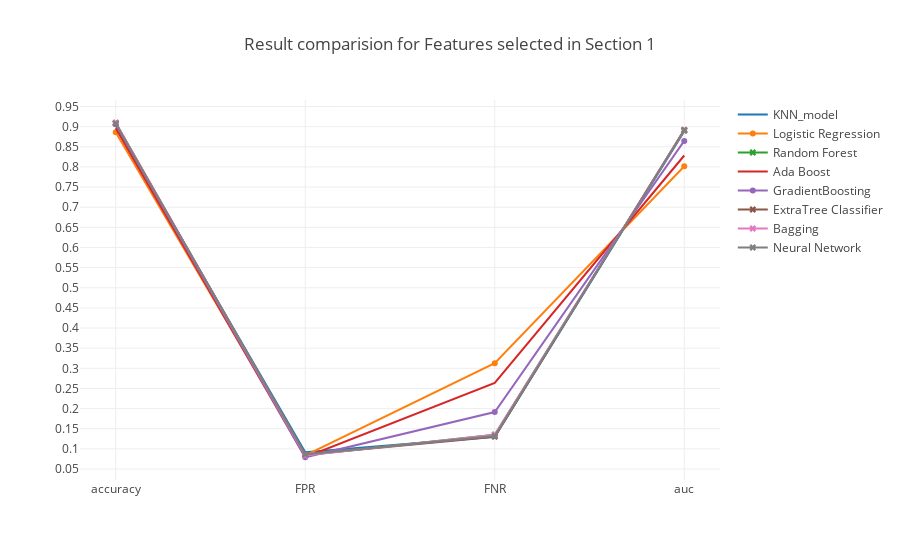

The cell this chart's notebook holds for it:
### Markdown cell above
### <a id='1.A' style="text-decoration : none; color : #000000;"> A Results</a>

### Code cell
trace0 = go.Scatter(x=table_80_50_test.iloc[0].index.values[[0,5,6,7]],
                    y=table_80_50_test.iloc[0].values[[0,5,6,7]],
                    mode = 'lines',
                    name = 'KNN_model')

trace1 = go.Scatter(x=table_80_50_test.iloc[1].index.values[[0,5,6,7]],
                    y=table_80_50_test.iloc[1].values[[0,5,6,7]],
                    mode = 'lines+markers',
                    name = 'Logistic Regression')

trace2 = go.Scatter(x=table_80_50_test.iloc[2].index.values[[0,5,6,7]],
                    y=table_80_50_test.iloc[2].values[[0,5,6,7]],
                    mode = 'lines+markers',marker=dict(symbol='x'),
                    name = 'Random Forest')


trace3 = go.Scatter(x=table_80_50_test.iloc[3].index.values[[0,5,6,7]],
                    y=table_80_50_test.iloc[3].values[[0,5,6,7]],
                    mode = 'lines',
                    name = 'Ada Boost')

trace4 = go.Scatter(x=table_80_50_test.iloc[4].index.values[[0,5,6,7]],
                    y=table_80_50_test.iloc[4].values[[0,5,6,7]],
                    mode = 'lines+markers',
                    name = 'GradientBoosting')

trace5 = go.Scatter(x=table_80_50_test.iloc[5].index.values[[0,5,6,7]],
                    y=table_80_50_test.iloc[5].values[[0,5,6,7]],
                    mode = 'lines+markers',marker=dict(symbol='x'),
                    name = 'ExtraTree Classifier')

trace6 = go.Scatter(x=table_80_50_test.iloc[6].index.values[[0,5,6,7]],
                    y=table_80_50_test.iloc[6].values[[0,5,6,7]],
                    mode = 'lines+markers',marker=dict(symbol='x'),
                    name = 'Bagging')

trace7 = go.Scatter(x=table_80_50_test.iloc[7].index.values[[0,5,6,7]],
                    y=table_80_50_test.iloc[7].values[[0,5,6,7]],
                    mode = 'lines+markers',marker=dict(symbol='x'),
                    name = 'Neural Network')



data = [trace0, trace1, trace2, trace3, trace4, trace5, trace6, trace7]
layout = go.Layout(yaxis=dict(tick0=0,dtick=0.05),title='Result comparision for Features selected in Section 1')
fig = go.Figure(data=data, layout=layout)

iplot(fig, filename='Result')

### Figure 1 — Plotly figure (JSON) as saved in the notebook; plotly's stock layout.template omitted (floating-point values rounded to 4 significant figures)
{"data": [{"mode": "lines", "name": "KNN_model", "type": "scatter", "uid": "9e13d5dd-c170-4130-a9a2-5f5f3ebce343", "x": ["accuracy", "FPR", "FNR", "auc"], "y": [0.9031, 0.09189, 0.1302, 0.889]}, {"mode": "lines+markers", "name": "Logistic Regression", "type": "scatter", "uid": "40ac859e-fcbd-4a0e-be96-040313762d9a", "x": ["accuracy", "FPR", "FNR", "auc"], "y": [0.8861, 0.08386, 0.3126, 0.8018]}, {"marker": {"symbol": "x"}, "mode": "lines+markers", "name": "Random Forest", "type": "scatter", "uid": "bb066744-159b-4c35-b2fd-16fa2e027b01", "x": ["accuracy", "FPR", "FNR", "auc"], "y": [0.9092, 0.08411, 0.1352, 0.8904]}, {"mode": "lines", "name": "Ada Boost", "type": "scatter", "uid": "98eb9cc7-789d-4c53-a44a-b2ac36051000", "x": ["accuracy", "FPR", "FNR", "auc"], "y": [0.8963, 0.07946, 0.2637, 0.8284]}, {"mode": "lines+markers", "name": "GradientBoosting", "type": "scatter", "uid": "c368a28d-ddd8-4c4d-9bb9-8cff10a4982a", "x": ["accuracy", "FPR", "FNR", "auc"], "y": [0.906, 0.07921, 0.1915, 0.8646]}, {"marker": {"symbol": "x"}, "mode": "lines+markers", "name": "ExtraTree Classifier", "type": "scatter", "uid": "5aa7d1fd-985c-48ab-9aa1-612a1deee1ba", "x": ["accuracy", "FPR", "FNR", "auc"], "y": [0.9086, 0.08549, 0.1302, 0.8922]}, {"marker": {"symbol": "x"}, "mode": "lines+markers", "name": "Bagging", "type": "scatter", "uid": "aa1bdf33-1a8d-497b-98f1-2480a7835e02", "x": ["accuracy", "FPR", "FNR", "auc"], "y": [0.9097, 0.08348, 0.1352, 0.8907]}, {"marker": {"symbol": "x"}, "mode": "lines+markers", "name": "Neural Network", "type": "scatter", "uid": "c8146d5e-5812-4bc4-a696-5159c6bacdea", "x": ["accuracy", "FPR", "FNR", "auc"], "y": [0.9075, 0.08649, 0.1318, 0.8907]}], "layout": {"title": "Result comparision for Features selected in Section 1", "yaxis": {"dtick": 0.05, "tick0": 0}}}
